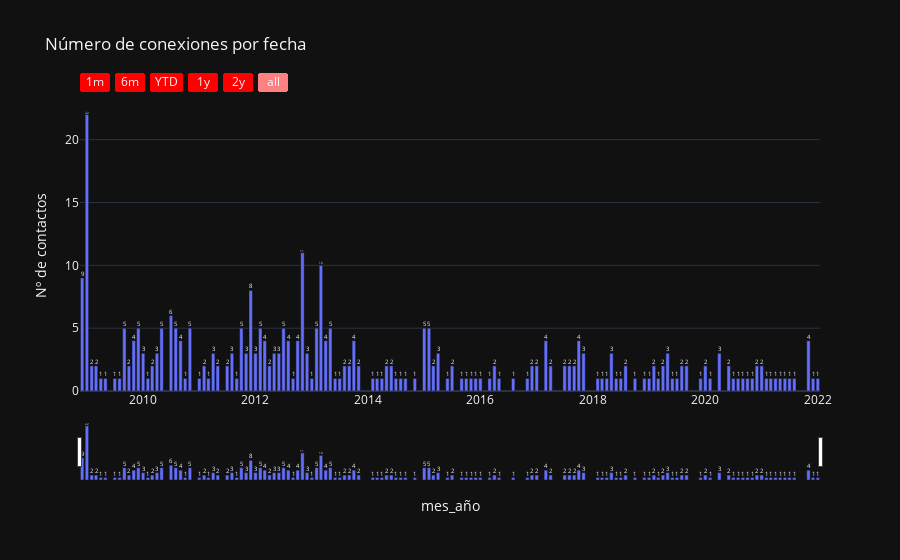

Notebook code cell kept with this figure:
### Markdown cell above
Now we add a bar graph, also customized with buttons to select the date range

### Code cell
#visualizamos las conexiones por fecha
fig4 = px.bar(df.groupby("mes_año").count().reset_index(), x="mes_año", y="First Name", text="First Name",
               labels={"First Name":"Nº de contactos"},
               template="plotly_dark",
               title="Número de conexiones por fecha")
fig4.update_xaxes(
    rangeslider_visible=True,
    rangeselector=dict(
        buttons=list([
            dict(count=1, label="1m", step="month", stepmode="backward"),
            dict(count=6, label="6m", step="month", stepmode="backward"),
            dict(count=1, label="YTD", step="year", stepmode="todate"),
            dict(count=1, label="1y", step="year", stepmode="backward"),
            dict(count=2, label="2y", step="year", stepmode="backward"),
            dict(step="all")
        ]),
        bgcolor="#ff0000"
    )
)
fig4.show()

### Figure 1 — Plotly figure (JSON) as saved in the notebook; plotly's stock layout.template omitted (floating-point values rounded to 4 significant figures; data arrays with more than 128 entries replaced by an {"elided": "..."} marker saying what was removed)
{"data": [{"alignmentgroup": "True", "hovertemplate": "mes_año=%{x}<br>Nº de contactos=%{text}<extra></extra>", "legendgroup": "", "marker": {"color": "#636efa", "pattern": {"shape": ""}}, "name": "", "offsetgroup": "", "orientation": "v", "showlegend": false, "text": {"elided": "130 int values"}, "textposition": "auto", "type": "bar", "x": {"elided": "130 str values"}, "xaxis": "x", "y": {"elided": "130 int values"}, "yaxis": "y"}], "layout": {"barmode": "relative", "legend": {"tracegroupgap": 0}, "title": {"text": "Número de conexiones por fecha"}, "xaxis": {"anchor": "y", "domain": [0, 1], "rangeselector": {"bgcolor": "#ff0000", "buttons": [{"count": 1, "label": "1m", "step": "month", "stepmode": "backward"}, {"count": 6, "label": "6m", "step": "month", "stepmode": "backward"}, {"count": 1, "label": "YTD", "step": "year", "stepmode": "todate"}, {"count": 1, "label": "1y", "step": "year", "stepmode": "backward"}, {"count": 2, "label": "2y", "step": "year", "stepmode": "backward"}, {"step": "all"}]}, "rangeslider": {"visible": true}, "title": {"text": "mes_año"}}, "yaxis": {"anchor": "x", "domain": [0, 1], "title": {"text": "Nº de contactos"}}}}
